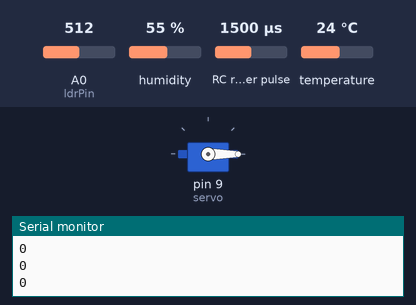
A sketch run on a simulated Arduino Uno, built with avr-gcc and run on an emulated ATmega328P. On the bench: servo, the last lines printed to the serial monitor. Wiring (inferred from the names in the program): DHT11 sensor: data pin 2; RC receiver channel: data pin 10. Inputs (shaded band) come from the test bench; at power-on: RC receiver pulse 1500 µs, A0 (ldrPin) = 512, humidity 55 %, temperature 24 °C.

Above: at 1.2 s.
1.3 s: RC receiver pulse (sensor on pin 10) set to 1110 µs
3.2 s: RC receiver pulse (sensor on pin 10) set to 1080 µs
At 4.5 s:
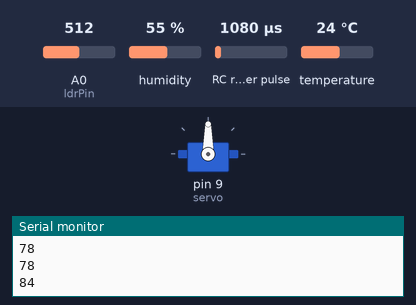
6.3 s: RC receiver pulse (sensor on pin 10) set to 1250 µs
At 7.9 s:
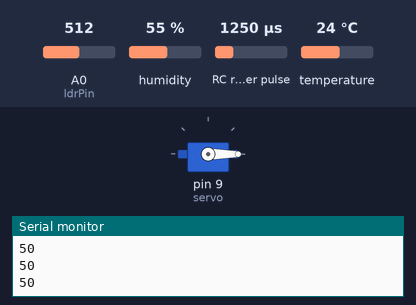
Timing chart, 0 to 9.4 s (numbered marks = the images above; inputs shaded):
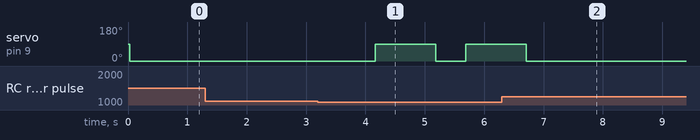

The sketch:

DroneSeeder11.ino
```cpp
#include <dht.h>
#include<Servo.h>

dht DHT11;
Servo servo;

#define CH5 10

int ch5Value;
const int ldrPin = A0;
const int dhtPin = 2;


int readChannel(int channelInput, int minLimit, int maxLimit, int defaultValue){
  int ch = pulseIn(channelInput, HIGH, 30000);
  if (ch < 100) return defaultValue;
  return map(ch, 1000, 2000, minLimit, maxLimit);
}

void rain(int DhtPin, int ldrpin){
int chk = DHT11.read(DhtPin);

int ldrValue = analogRead(ldrPin); // Read LDR value
if (ldrValue < 500 && DHT11.humidity > 70) {
  Serial.println("");

   }
   else{

   }

}

void setup() {
  // put your setup code here, to run once:
  pinMode(CH5,INPUT);
  servo.attach(9);
  Serial.begin(115200);
  pinMode(ldrPin, INPUT); // Set LDR pin as input


}

void loop() {
  // put your main code here, to run repeatedly:
   ch5Value = readChannel(CH5, 100, -100, 0);
   Serial.println(ch5Value);

  //  rain detection
   rain(dhtPin, ldrPin);

  if(ch5Value>80)
  {
    servo.write(0);
    delay(500);
    servo.write(90);
    delay(500);
  }
  else{
    servo.write(0);
  }
delay(500);
}
```

Measured:
- the behaviour switches between 1099 and 1098 µs on RC receiver pulse (sensor on pin 10) (found by bisection; images 0 and 1)
- after the input at 3.2 s, servo on pin 9 (servo): 0° → 90° after 0.97 s, → 0° 1.0 s later, → 90° 0.50 s later
- after the input at 6.3 s, servo on pin 9 (servo): goes on until 6.7 s, then stays 0°
